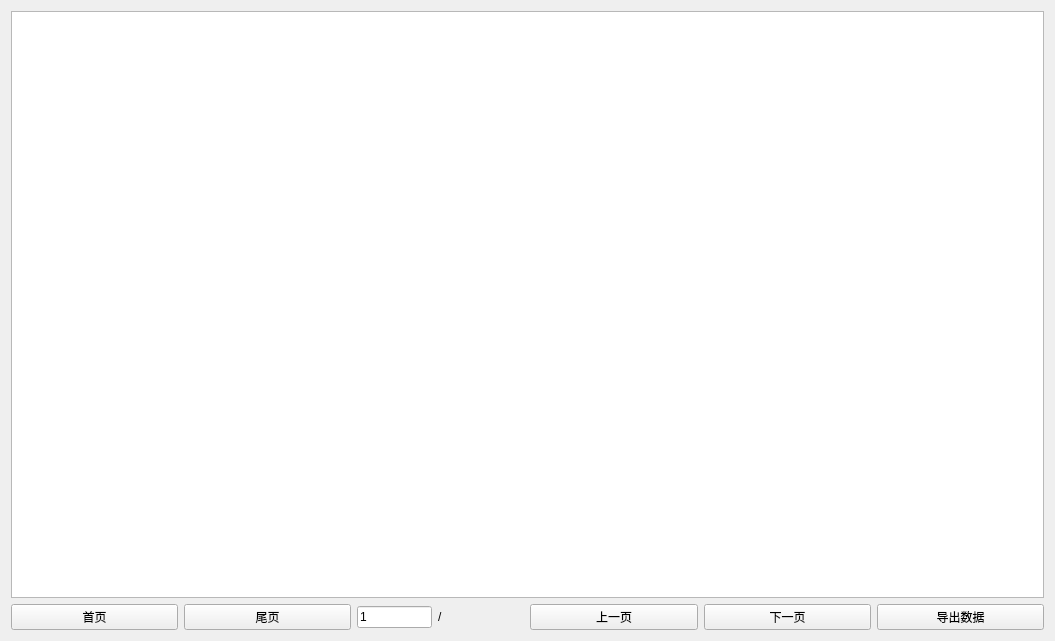
<?xml version="1.0" encoding="UTF-8"?>
<ui version="4.0">
 <class>TableWid</class>
 <widget class="QWidget" name="TableWid">
  <property name="geometry">
   <rect>
    <x>0</x>
    <y>0</y>
    <width>1055</width>
    <height>641</height>
   </rect>
  </property>
  <property name="windowTitle">
   <string>Form</string>
  </property>
  <layout class="QVBoxLayout" name="verticalLayout" stretch="3,1">
   <item>
    <widget class="QTableWidget" name="tableWidget"/>
   </item>
   <item>
    <layout class="QHBoxLayout" name="horizontalLayout_3" stretch="1,1,1,1,1,1">
     <item>
      <widget class="QPushButton" name="firstPageBtn">
       <property name="text">
        <string>首页</string>
       </property>
      </widget>
     </item>
     <item>
      <widget class="QPushButton" name="lastPageBtn">
       <property name="text">
        <string>尾页</string>
       </property>
      </widget>
     </item>
     <item>
      <layout class="QHBoxLayout" name="horizontalLayout_2" stretch="1,0,1">
       <item>
        <widget class="QLineEdit" name="inputPage">
         <property name="text">
          <string>1</string>
         </property>
        </widget>
       </item>
       <item>
        <widget class="QLabel" name="label">
         <property name="text">
          <string>/</string>
         </property>
        </widget>
       </item>
       <item>
        <widget class="QLabel" name="totalPage">
         <property name="text">
          <string/>
         </property>
         <property name="alignment">
          <set>Qt::AlignCenter</set>
         </property>
        </widget>
       </item>
      </layout>
     </item>
     <item>
      <widget class="QPushButton" name="prePageBtn">
       <property name="text">
        <string>上一页</string>
       </property>
      </widget>
     </item>
     <item>
      <widget class="QPushButton" name="nextPageBtn">
       <property name="text">
        <string>下一页</string>
       </property>
      </widget>
     </item>
     <item>
      <widget class="QPushButton" name="exportBtn">
       <property name="text">
        <string>导出数据</string>
       </property>
      </widget>
     </item>
    </layout>
   </item>
  </layout>
 </widget>
 <resources/>
 <connections/>
</ui>
